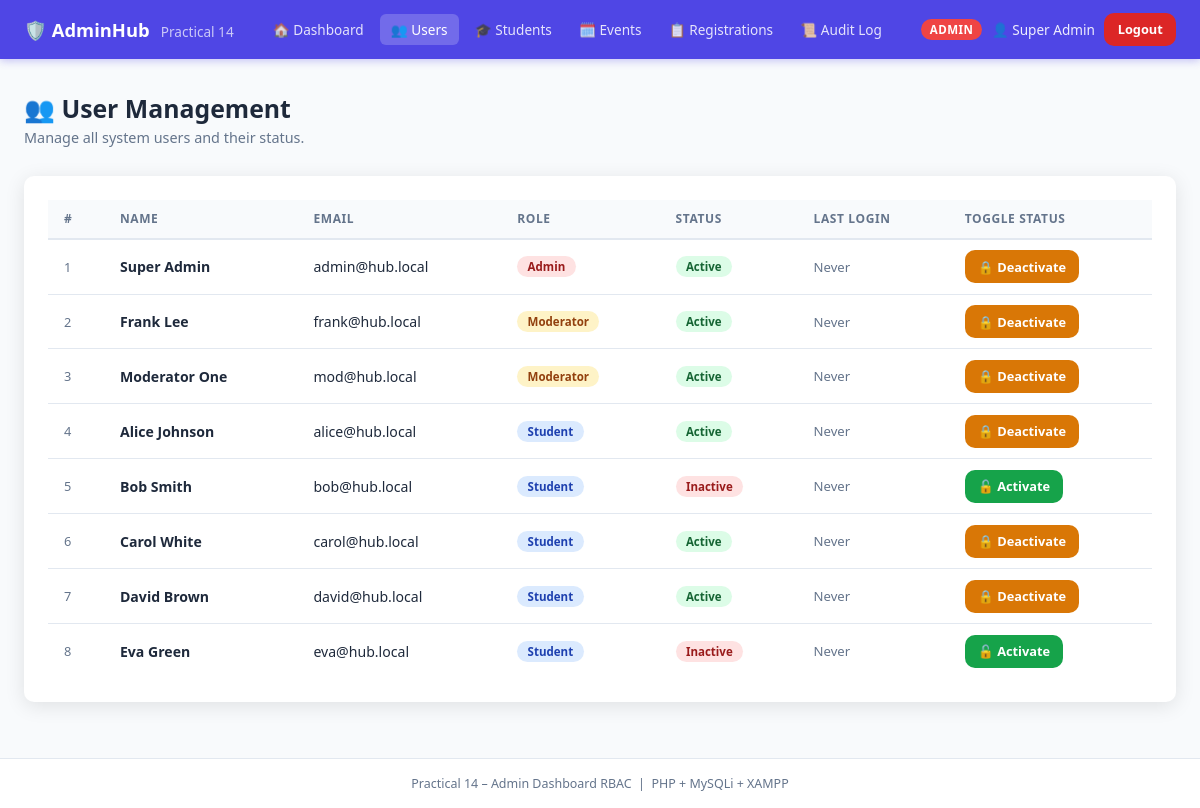
/users.php (signed in), run on the app's committed database.
### tables this page shows
CREATE TABLE users (
    id            INT UNSIGNED NOT NULL AUTO_INCREMENT,
    name          VARCHAR(120) NOT NULL,
    email         VARCHAR(120) NOT NULL UNIQUE,
    password_hash VARCHAR(255) NOT NULL,
    role          ENUM('admin','moderator','student') NOT NULL DEFAULT 'student',
    status        ENUM('active','inactive') NOT NULL DEFAULT 'active',
    last_login    DATETIME NULL,
    created_at    TIMESTAMP NOT NULL DEFAULT CURRENT_TIMESTAMP,
    PRIMARY KEY (id)
);

### users.php (the view, shortened to what this page needs)
<?php
require_once __DIR__ . '/includes/auth.php';
require_once __DIR__ . '/includes/layout.php';
$db = get_db();
$users = $db->query("SELECT * FROM users ORDER BY role, name")->fetch_all(MYSQLI_ASSOC);
page_header('Users', __FILE__);
?>
<div class="page-header">
  <div><h1>👥 User Management</h1><p>Manage all system users and their status.</p></div>
</div>
<div class="card">
  <div class="table-wrap">
    <table>
      <thead>
        <tr><th>#</th><th>Name</th><th>Email</th><th>Role</th><th>Status</th><th>Last Login</th><th>Toggle Status</th></tr>
      </thead>
      <tbody>
        <?php foreach ($users as $i => $u): ?>
        <tr>
          <td style="color:var(--muted);font-size:.8rem"><?= $i+1 ?></td>
          <td><strong><?= htmlspecialchars($u['name']) ?></strong></td>
          <td><?= htmlspecialchars($u['email']) ?></td>
          <td><span class="badge <?= roleBadge($u['role']) ?>"><?= ucfirst($u['role']) ?></span></td>
          <td><span class="badge <?= $u['status']==='active'?'badge-green':'badge-red' ?>">
            <?= ucfirst($u['status']) ?></span>
          </td>
          <td style="color:var(--muted);font-size:.82rem">
            <?= $u['last_login'] ? date('d M Y, H:i', strtotime($u['last_login'])) : 'Never' ?>
          </td>
          <td>
            <form method="POST" style="display:inline">
              <button type="submit" class="btn btn-sm <?= $u['status']==='active' ? 'btn-warning' : 'btn-success' ?>">
                <?= $u['status']==='active' ? '🔒 Deactivate' : '🔓 Activate' ?>
              </button>
            </form>
          </td>
        </tr>
        <?php endforeach; ?>
      </tbody>
    </table>
  </div>
</div>
<?php
page_footer();
function roleBadge(string $r): string {
    return ['admin'=>'badge-red','moderator'=>'badge-yellow','student'=>'badge-blue'][$r] ?? 'badge-gray';
}
?>

### includes/layout.php
<?php
function page_header(string $title, string $currentFile = ''): void
{
    $user = current_user();
    $nav  = render_nav($currentFile);
    $roleClass = match($user['role']) {
        'admin'     => 'role-admin',
        'moderator' => 'role-mod',
        default     => 'role-student',
    };
    echo <<<HTML
<!DOCTYPE html>
<html lang="en">
<head>
  <meta charset="UTF-8">
  <meta name="viewport" content="width=device-width, initial-scale=1">
  <title>{$title} – Practical 14</title>
  <link rel="stylesheet" href="style.css">
  <script src="https://cdn.jsdelivr.net/npm/chart.js@4.4.0/dist/chart.umd.min.js"></script>
</head>
<body>
<header>
  <nav class="navbar">
    <a href="dashboard.php" class="logo">🛡️ AdminHub <span>Practical 14</span></a>
    <ul class="nav-links" id="mainNav">
      {$nav}
    </ul>
    <div class="nav-user">
      <span class="role-pill {$roleClass}">{$user['role']}</span>
      <span>👤 {$user['name']}</span>
      <a href="logout.php" class="btn btn-sm btn-danger">Logout</a>
    </div>
  </nav>
</header>
<main>
HTML;
}
function page_footer(): void
{
    echo <<<HTML
</main>
<footer class="site-footer">
  Practical 14 – Admin Dashboard RBAC &nbsp;|&nbsp; PHP + MySQLi + XAMPP
</footer>
</body>
</html>
HTML;
}

### style.css (style rules this page uses)
:root { --primary: #4f46e5; --primary-h: #4338ca; --success: #16a34a; --danger: #dc2626; --warning: #d97706; --info: #0284c7; --purple: #7c3aed; --teal: #0d9488; --border: #e2e8f0; --bg: #f8fafc; --card-bg: #ffffff; --dark: #1e293b; --muted: #64748b; --radius: 10px; --font: 'Segoe UI', system-ui, sans-serif; --shadow: 0 4px 20px rgba(0,0,0,.10); --tr: .2s ease; }
*, *::before, *::after { box-sizing: border-box; margin: 0; padding: 0; }
body { font-family: var(--font); background: var(--bg); color: var(--dark); min-height: 100vh; display: flex; flex-direction: column; }
a { color: var(--primary); text-decoration: none; }
header { background:var(--primary); box-shadow:0 2px 8px rgba(79,70,229,.3); position:sticky; top:0; z-index:100; }
.navbar { max-width:1400px; margin:0 auto; padding:.8rem 1.5rem; display:flex; align-items:center; justify-content:space-between; gap:1rem; flex-wrap:wrap; }
.logo { color:#fff; font-weight:700; font-size:1.15rem; text-decoration:none; }
.logo span { opacity:.7; font-weight:400; font-size:.85rem; margin-left:.4rem; }
.nav-links { list-style:none; display:flex; gap:.3rem; flex-wrap:wrap; }
.nav-user { display:flex; align-items:center; gap:.6rem; color:rgba(255,255,255,.9); font-size:.85rem; flex-wrap:wrap; }
.role-pill { padding:.18rem .55rem; border-radius:999px; font-size:.72rem; font-weight:700; text-transform:uppercase; letter-spacing:.04em; }
.role-admin { background:#ef4444; color:#fff; }
main { flex:1; max-width:1400px; margin:0 auto; padding:2rem 1.5rem; width:100%; }
.page-header { display:flex; align-items:center; justify-content:space-between; flex-wrap:wrap; gap:1rem; margin-bottom:1.8rem; }
.page-header h1 { font-size:1.55rem; }
.page-header p { color:var(--muted); font-size:.9rem; margin-top:.2rem; }
.card { background:var(--card-bg); border-radius:var(--radius); box-shadow:var(--shadow); padding:1.5rem; margin-bottom:1.5rem; }
.btn { display:inline-flex; align-items:center; justify-content:center; gap:.4rem; padding:.6rem 1.1rem; border-radius:var(--radius); font-size:.9rem; font-weight:600; font-family:var(--font); cursor:pointer; border:2px solid transparent; transition:background var(--tr); text-decoration:none; white-space:nowrap; }
.btn-success { background:var(--success); color:#fff; }
.btn-danger { background:var(--danger); color:#fff; }
.btn-warning { background:var(--warning); color:#fff; }
.btn-sm { padding:.35rem .7rem; font-size:.8rem; }
.table-wrap { overflow-x:auto; }
table { width:100%; border-collapse:collapse; font-size:.88rem; }
thead th { background:var(--bg); padding:.65rem 1rem; text-align:left; font-weight:600; font-size:.75rem; text-transform:uppercase; letter-spacing:.05em; color:var(--muted); border-bottom:2px solid var(--border); white-space:nowrap; }
tbody td { padding:.65rem 1rem; border-bottom:1px solid var(--border); }
tbody tr:last-child td { border-bottom:none; }
.badge { display:inline-block; padding:.2rem .65rem; border-radius:999px; font-size:.72rem; font-weight:600; white-space:nowrap; }
.badge-green { background:#dcfce7; color:#166534; }
.badge-red { background:#fee2e2; color:#991b1b; }
.badge-blue { background:#dbeafe; color:#1e40af; }
.badge-yellow { background:#fef3c7; color:#92400e; }
.site-footer { text-align:center; padding:1rem; font-size:.78rem; color:var(--muted); border-top:1px solid var(--border); background:var(--card-bg); margin-top:auto; }

### data on the page
users: role "ADMIN", name "Super Admin", email "admin@hub.local", role "Admin", status "Active", shows "Never", shows "🔒 Deactivate"
users: name "Frank Lee", email "frank@hub.local", role "Moderator", status "Active", shows "Never", shows "🔒 Deactivate"
users: name "Moderator One", email "mod@hub.local", role "Moderator", status "Active", shows "Never", shows "🔒 Deactivate"
users: name "Alice Johnson", email "alice@hub.local", role "Student", status "Active", shows "Never", shows "🔒 Deactivate"
users: name "Bob Smith", email "bob@hub.local", role "Student", status "Inactive", shows "Never", shows "🔓 Activate"
users: name "Carol White", email "carol@hub.local", role "Student", status "Active", shows "Never", shows "🔒 Deactivate"
users: name "David Brown", email "david@hub.local", role "Student", status "Active", shows "Never", shows "🔒 Deactivate"
users: name "Eva Green", email "eva@hub.local", role "Student", status "Inactive", shows "Never", shows "🔓 Activate"

### other printed values
$item['icon'] "🏠"
$item['label'] "Dashboard"
$item['icon'] "👥"
$item['label'] "Users"
$item['icon'] "🎓"
$item['label'] "Students"
$item['icon'] "🗓️"
$item['label'] "Events"
$item['icon'] "📋"
$item['label'] "Registrations"
$item['icon'] "📜"
$item['label'] "Audit Log"
